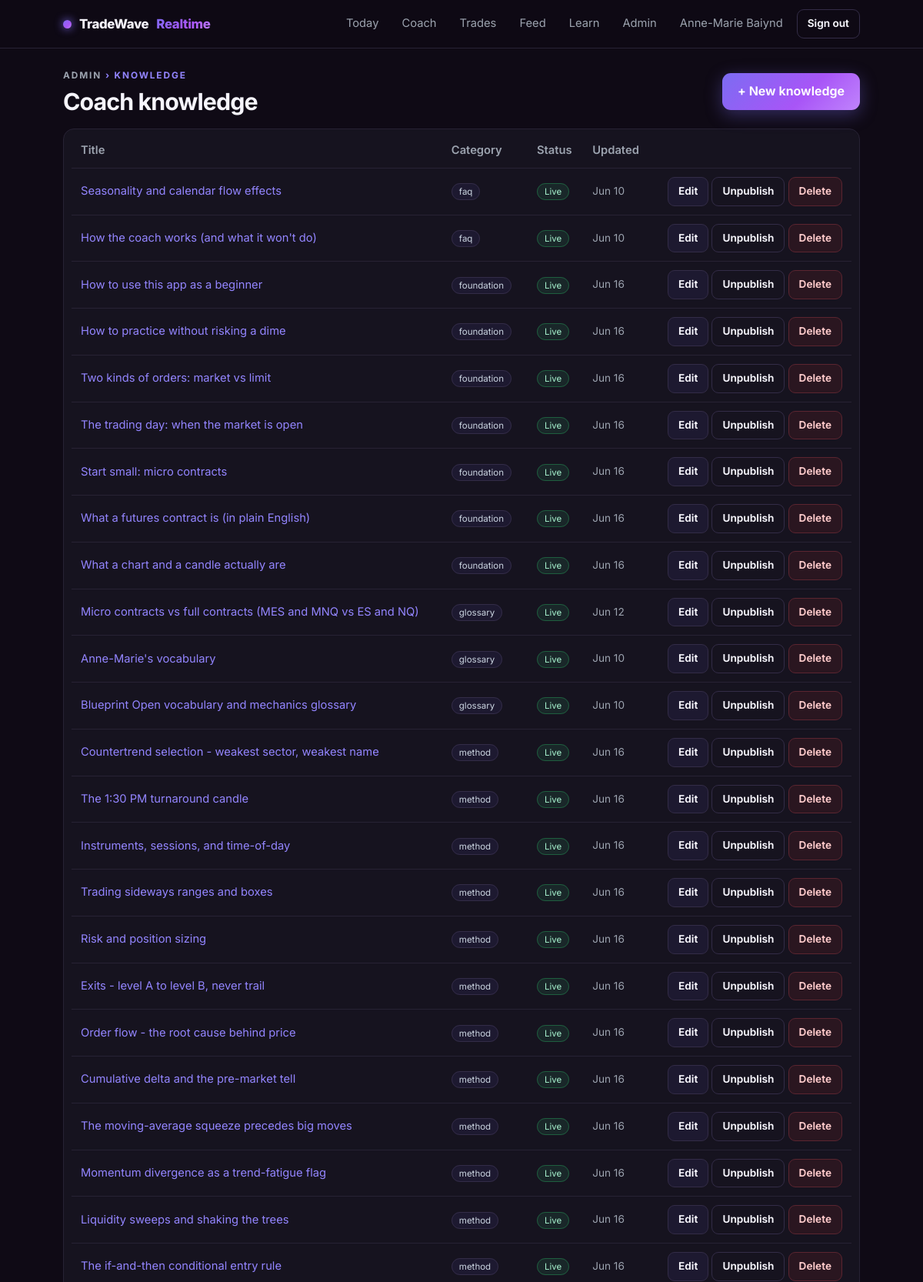
/admin/knowledge (signed in, upper part), run on the app's committed database.
### tradewave_realtime/app/models.py (models this page shows, shortened)
class User(db.Model):
    __tablename__ = "users"
    id = db.Column(db.Integer, primary_key=True)
    email = db.Column(db.String(255), unique=True, nullable=False, index=True)
    display_name = db.Column(db.String(120), nullable=False, default="")
    workos_user_id = db.Column(db.String(64), nullable=True, unique=True)
    stripe_customer_id = db.Column(db.String(64), nullable=True, unique=True)
    discord_user_id = db.Column(db.String(32), nullable=True, unique=True)
    discord_link_code = db.Column(db.String(12), nullable=True)
    password_hash = db.Column(db.String(255), nullable=False)
    role = db.Column(db.String(20), nullable=False, default="member")  # member | partner | admin
    accepted_ai_disclaimer = db.Column(db.Boolean, nullable=False, default=False)
    accepted_at = db.Column(db.DateTime, nullable=True)
    created_at = db.Column(db.DateTime, nullable=False, default=utcnow)
    last_active_at = db.Column(db.DateTime, nullable=True)
    threads = db.relationship("ChatThread", backref="user", lazy=True,
                              cascade="all, delete-orphan")
    @property
    def is_staff(self):
        return self.role in ("admin", "partner")
    @property
    def name_or_email(self):
        return self.display_name or self.email.split("@")[0]

class KnowledgeEntry(db.Model):
    __tablename__ = "knowledge_entries"
    id = db.Column(db.Integer, primary_key=True)
    title = db.Column(db.String(255), nullable=False)
    category = db.Column(db.String(40), nullable=False, default="method")
    content = db.Column(db.Text, nullable=False, default="")
    source = db.Column(db.String(255), nullable=False, default="")
    published = db.Column(db.Boolean, nullable=False, default=True, index=True)
    stage = db.Column(db.Integer, nullable=False, default=0)
    stage_order = db.Column(db.Integer, nullable=False, default=0)
    kind = db.Column(db.String(12), nullable=False, default="lesson")  # lesson | reference
    provenance = db.Column(db.String(16), nullable=False, default="team_inference")
    status = db.Column(db.String(12), nullable=False, default="approved")  # draft | approved | retired
    source_quote = db.Column(db.Text, nullable=False, default="")
    plain = db.Column(db.Text, nullable=False, default="")
    PROVENANCES = ["her_words", "her_approved", "team_inference"]
    created_at = db.Column(db.DateTime, nullable=False, default=utcnow)
    updated_at = db.Column(db.DateTime, nullable=False, default=utcnow, onupdate=utcnow)
    CATEGORIES = ["method", "psychology", "rules", "faq", "glossary", "foundation"]
    STAGES = {
        1: ("Read the day", "Before any trade: the master candles, the stair-step, "
                            "and the trend gate"),
        2: ("The levels", "Where price reacts: the map and every layer on it"),
        3: ("Permission to enter", "A level is a location, not a signal: confirmation "
                                   "and her two entries"),
        4: ("Manage the trade", "Exits, risk, sizing, and the day types"),
        5: ("The trader's mind", "Her signature: psychology, patience, and process"),
    }

### tradewave_realtime/app/admin.py (the view)
@bp.route("/knowledge")
@admin_required
def knowledge_list():
    entries = (KnowledgeEntry.query
               .order_by(KnowledgeEntry.category, KnowledgeEntry.updated_at.desc()).all())
    return render_template("admin/knowledge_list.html", entries=entries)

### tradewave_realtime/app/security.py (called while the page is built)
def current_user():
    if "user_id" not in session:
        return None
    if getattr(g, "_cached_user", None) is None:
        g._cached_user = db_get_user(session["user_id"])
    return g._cached_user

def db_get_user(uid):
    return User.query.get(uid)

def admin_required(view):
    @wraps(view)
    def wrapped(*args, **kwargs):
        u = current_user()
        if u is None:
            return redirect(url_for("auth.login", next=request.path))
        if not u.is_staff:
            flash("That area is for Anne-Marie & the TradeWave team.", "warn")
            return redirect(url_for("main.dashboard"))
        return view(*args, **kwargs)
    return wrapped

### tradewave_realtime/app/templates/admin/knowledge_list.html (shortened to what this page needs)
{% extends "base.html" %}
{% block content %}
<div class="app-head">
  <div><div class="eyebrow"><a class="muted" href="{{ url_for('admin.dashboard') }}">Admin</a> › Knowledge</div>
  <h1 style="font-size:1.9rem">Coach knowledge</h1></div>
  <a class="btn btn-primary" href="{{ url_for('admin.knowledge_new') }}">+ New knowledge</a>
</div>
<div class="card" style="padding:6px 10px">
<table class="table">
  <thead><tr><th>Title</th><th>Category</th><th>Status</th><th>Updated</th><th></th></tr></thead>
  <tbody>
  {% for e in entries %}
    <tr>
      <td><a href="{{ url_for('admin.knowledge_edit', entry_id=e.id) }}">{{ e.title }}</a></td>
      <td><span class="badge cat">{{ e.category }}</span></td>
      <td>{% if e.published %}<span class="badge on">Live</span>{% else %}<span class="badge off">Draft</span>{% endif %}</td>
      <td class="small muted">{{ e.updated_at.strftime('%b %-d') }}</td>
      <td style="text-align:right;white-space:nowrap">
        <a class="btn btn-sm" href="{{ url_for('admin.knowledge_edit', entry_id=e.id) }}">Edit</a>
        <form class="inline" method="post" action="{{ url_for('admin.knowledge_toggle', entry_id=e.id) }}">
          <button class="btn btn-sm btn-ghost" type="submit">{{ 'Unpublish' if e.published else 'Publish' }}</button></form>
        <form class="inline" method="post" action="{{ url_for('admin.knowledge_delete', entry_id=e.id) }}"
              onsubmit="return confirm('Delete this entry?')">
          <button class="btn btn-sm btn-danger" type="submit">Delete</button></form>
      </td>
    </tr>
  {% else %}
    <tr><td colspan="5" class="muted center" style="padding:24px">No knowledge yet. Add the first entry.</td></tr>
  {% endfor %}
  </tbody>
</table>
</div>
{% endblock %}

### tradewave_realtime/app/templates/base.html (shortened to what this page needs)
<!DOCTYPE html>
<html lang="en">
<head>
  <link rel="stylesheet" href="{{ url_for('static', filename='css/styles.css') }}?v={{ ASSET_V }}">
</head>
<body>
<nav class="nav"><div class="container nav-in">
  <a class="brand" href="{{ url_for('main.index') }}">
    <span class="dot"></span> TradeWave <span class="rt">Realtime</span>
  </a>
  <div class="nav-links">
    {% if current_user %}
      <a href="{{ url_for('main.dashboard') }}">Today</a>
      <a href="{{ url_for('chat.coach') }}">Coach</a>
      <a href="{{ url_for('trades.trades_page') }}">Trades</a>
      <a href="{{ url_for('main.feed') }}">Feed</a>
      <a href="{{ url_for('main.library') }}">Learn</a>
      {% if current_user.is_staff %}<a href="{{ url_for('admin.dashboard') }}">Admin</a>{% endif %}
      <a href="{{ url_for('main.account') }}">{{ current_user.name_or_email }}</a>
      <form method="post" action="{{ url_for('auth.logout') }}" class="inline">
        <button class="btn btn-sm btn-ghost" type="submit">Sign out</button></form>
    {% else %}
      <a href="{{ url_for('main.index') }}#what-you-get">What you get</a>
      <a href="{{ url_for('main.index') }}#who-she">Who she is</a>
      <a href="{{ url_for('auth.login') }}">Sign in</a>
      <a class="btn btn-primary btn-sm" href="{{ url_for('auth.signup') }}">Start coaching free</a>
    {% endif %}
  </div>
</div></nav>
<main class="container">
  {% block content %}{% endblock %}
</main>
</body>
</html>

### tradewave_realtime/app/static/css/styles.css (style rules this page uses)
:root { --bg:#0f0a15; --bg2:#171320; --card:#16131f; --card2:#1d1930; --text:#f5f4fb; --muted:#9ca3af; --faint:#6b7280; --accent:#7c6cf2; --accent2:#a855f7; --accent-h:#9385ff; --green:#34d27c; --danger:#ef4444; --warn:#f59e0b; --info:#60a5fa; --border:#272234; --border2:#332c47; --radius:14px; --maxw:1080px; --grad:linear-gradient(135deg,#7c6cf2 0%,#a855f7 60%,#c084fc 100%); }
* { margin:0;padding:0;box-sizing:border-box }
html { scroll-behavior:smooth }
body { font-family:'Inter',-apple-system,BlinkMacSystemFont,'Segoe UI',sans-serif; background:radial-gradient(1200px 600px at 70% -10%,rgba(124,108,242,.18),transparent 60%),var(--bg); color:var(--text);line-height:1.6;min-height:100vh; }
a { color:var(--accent-h);text-decoration:none }
.container { max-width:var(--maxw);margin:0 auto;padding:0 22px }
.muted { color:var(--muted) }
.small { font-size:.85rem }
.nav { position:sticky;top:0;z-index:50;backdrop-filter:blur(10px); background:rgba(15,10,21,.82);border-bottom:1px solid var(--border) }
.nav-in { display:flex;align-items:center;gap:18px;height:62px }
.brand { display:flex;align-items:center;gap:10px;font-weight:800;letter-spacing:-.02em;font-size:1.05rem;color:var(--text) }
.brand .dot { width:11px;height:11px;border-radius:50%;background:var(--grad);box-shadow:0 0 12px var(--accent) }
.brand .rt { background:var(--grad);-webkit-background-clip:text;background-clip:text;color:transparent }
.nav-links { display:flex;gap:6px;margin-left:auto;align-items:center;flex-wrap:wrap }
.nav-links a { color:var(--muted);padding:7px 12px;border-radius:9px;font-size:.92rem }
.btn { display:inline-flex;align-items:center;gap:8px;border:none;cursor:pointer;font:inherit; font-weight:650;padding:11px 20px;border-radius:11px;background:var(--card2);color:var(--text); border:1px solid var(--border2);transition:.15s;text-decoration:none }
.btn-primary { background:var(--grad);border:none;color:#fff;box-shadow:0 6px 22px rgba(124,108,242,.35) }
.btn-ghost { background:transparent }
.btn-sm { padding:7px 13px;font-size:.85rem;border-radius:9px }
.btn-danger { color:#fecaca;border-color:#5b2530;background:#2a1620 }
.card { background:var(--card);border:1px solid var(--border);border-radius:var(--radius);padding:22px }
h1 { font-size:2.5rem;letter-spacing:-.03em;line-height:1.1 }
.eyebrow { text-transform:uppercase;letter-spacing:.16em;font-size:.74rem;color:var(--accent-h);font-weight:700;margin-bottom:8px }
.app-head { display:flex;align-items:center;justify-content:space-between;gap:16px;margin:26px 0 18px;flex-wrap:wrap }
.table { width:100%;border-collapse:collapse;font-size:.92rem }
.table th { text-align:left;color:var(--muted);font-weight:600;padding:10px 12px;border-bottom:1px solid var(--border) }
.table td { padding:11px 12px;border-bottom:1px solid var(--border) }
.badge { font-size:.72rem;padding:3px 9px;border-radius:999px;border:1px solid var(--border2) }
.badge.on { color:#a7f3cf;background:rgba(52,210,124,.1);border-color:#1f5e3f }
.badge.cat { color:#cbd5e1;background:var(--card2) }
.inline { display:inline }
body { overflow-x:hidden }

### data on the page
User: name_or_email "Anne-Marie Baiynd"
KnowledgeEntry: title "Seasonality and calendar flow effects", category "faq", shows "Live", updated_at "Jun 10", published "Unpublish"
KnowledgeEntry: title "How the coach works (and what it won't do)", category "faq", shows "Live", updated_at "Jun 10", published "Unpublish"
KnowledgeEntry: title "How to use this app as a beginner", category "foundation", shows "Live", updated_at "Jun 16", published "Unpublish"
KnowledgeEntry: title "How to practice without risking a dime", category "foundation", shows "Live", updated_at "Jun 16", published "Unpublish"
KnowledgeEntry: title "Two kinds of orders: market vs limit", category "foundation", shows "Live", updated_at "Jun 16", published "Unpublish"
KnowledgeEntry: title "The trading day: when the market is open", category "foundation", shows "Live", updated_at "Jun 16", published "Unpublish"
KnowledgeEntry: title "Start small: micro contracts", category "foundation", shows "Live", updated_at "Jun 16", published "Unpublish"
KnowledgeEntry: title "What a futures contract is (in plain English)", category "foundation", shows "Live", updated_at "Jun 16", published "Unpublish"
KnowledgeEntry: title "What a chart and a candle actually are", category "foundation", shows "Live", updated_at "Jun 16", published "Unpublish"
KnowledgeEntry: title "Micro contracts vs full contracts (MES and MNQ vs ES and NQ)", category "glossary", shows "Live", updated_at "Jun 12", published "Unpublish"
KnowledgeEntry: title "Anne-Marie's vocabulary", category "glossary", shows "Live", updated_at "Jun 10", published "Unpublish"
KnowledgeEntry: title "Blueprint Open vocabulary and mechanics glossary", category "glossary", shows "Live", updated_at "Jun 10", published "Unpublish"
KnowledgeEntry: title "Countertrend selection - weakest sector, weakest name", category "method", shows "Live", updated_at "Jun 16", published "Unpublish"
KnowledgeEntry: title "The 1:30 PM turnaround candle", category "method", shows "Live", updated_at "Jun 16", published "Unpublish"
KnowledgeEntry: title "Instruments, sessions, and time-of-day", category "method", shows "Live", updated_at "Jun 16", published "Unpublish"
KnowledgeEntry: title "Trading sideways ranges and boxes", category "method", shows "Live", updated_at "Jun 16", published "Unpublish"
KnowledgeEntry: title "Risk and position sizing", category "method", shows "Live", updated_at "Jun 16", published "Unpublish"
KnowledgeEntry: title "Exits - level A to level B, never trail", category "method", shows "Live", updated_at "Jun 16", published "Unpublish"
KnowledgeEntry: title "Order flow - the root cause behind price", category "method", shows "Live", updated_at "Jun 16", published "Unpublish"
KnowledgeEntry: title "Cumulative delta and the pre-market tell", category "method", shows "Live", updated_at "Jun 16", published "Unpublish"
KnowledgeEntry: title "The moving-average squeeze precedes big moves", category "method", shows "Live", updated_at "Jun 16", published "Unpublish"
KnowledgeEntry: title "Momentum divergence as a trend-fatigue flag", category "method", shows "Live", updated_at "Jun 16", published "Unpublish"
KnowledgeEntry: title "Liquidity sweeps and shaking the trees", category "method", shows "Live", updated_at "Jun 16", published "Unpublish"
KnowledgeEntry: title "The if-and-then conditional entry rule", category "method", shows "Live", updated_at "Jun 16", published "Unpublish"
